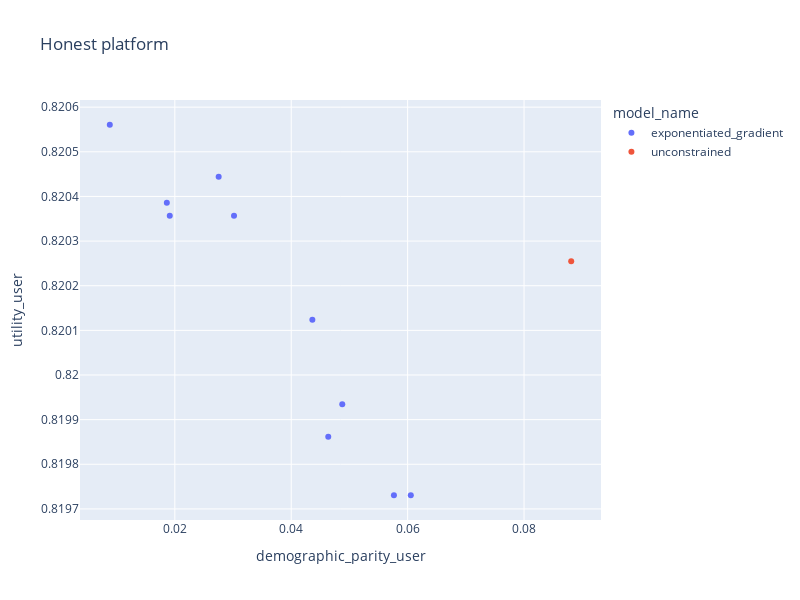

Write notebook code for a chart like this one.
### Code cell
fig = px.scatter(
    audit.filter(
        pl.col("detection_tnr") == 1.0,
        pl.col("detection_tpr") == 1.0,
        pl.col("strategy") == "honest",
    ),
    x="demographic_parity_user",
    y="utility_user",
    color="model_name",
    category_orders={"strategy": audit["strategy"].unique().sort().to_list()},
    height=600,
    width=800,
    title="Honest platform",
)
fig.show()

### Figure 1 — Plotly figure (JSON) as saved in the notebook; plotly's stock layout.template omitted (floating-point values rounded to 4 significant figures)
{"data": [{"hovertemplate": "model_name=exponentiated_gradient<br>demographic_parity_user=%{x}<br>utility_user=%{y}<extra></extra>", "legendgroup": "exponentiated_gradient", "marker": {"color": "#636efa", "symbol": "circle"}, "mode": "markers", "name": "exponentiated_gradient", "orientation": "v", "showlegend": true, "type": "scatter", "x": [0.06054, 0.04877, 0.01863, 0.05764, 0.03017, 0.04363, 0.02753, 0.01913, 0.04636, 0.00883], "xaxis": "x", "y": [0.8197, 0.8199, 0.8204, 0.8197, 0.8204, 0.8201, 0.8204, 0.8204, 0.8199, 0.8206], "yaxis": "y"}, {"hovertemplate": "model_name=unconstrained<br>demographic_parity_user=%{x}<br>utility_user=%{y}<extra></extra>", "legendgroup": "unconstrained", "marker": {"color": "#EF553B", "symbol": "circle"}, "mode": "markers", "name": "unconstrained", "orientation": "v", "showlegend": true, "type": "scatter", "x": [0.0881], "xaxis": "x", "y": [0.8203], "yaxis": "y"}], "layout": {"height": 600, "legend": {"title": {"text": "model_name"}, "tracegroupgap": 0}, "title": {"text": "Honest platform"}, "width": 800, "xaxis": {"anchor": "y", "domain": [0, 1], "title": {"text": "demographic_parity_user"}}, "yaxis": {"anchor": "x", "domain": [0, 1], "title": {"text": "utility_user"}}}}
